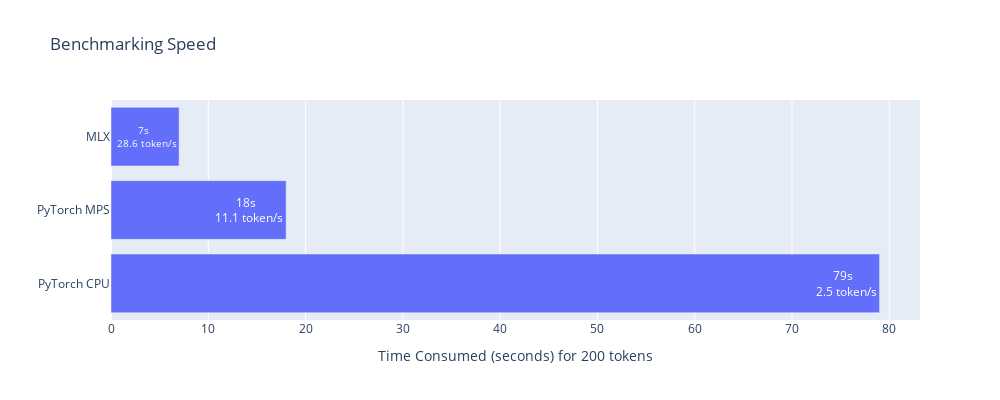

The notebook cell saved with this chart:
### Markdown cell above
# Bar chart for time

### Code cell
import plotly.graph_objects as go

devices = ["PyTorch CPU", "PyTorch MPS", "MLX"]
time_consumed = [79, 18, 7]  # measured

# Creating a bar chart
fig = go.Figure(data=[go.Bar(
    y=devices, x=time_consumed, orientation='h',
    textposition='inside',
    text=[f'{t}s <br> {round(200/t,1)} token/s' for t in time_consumed]
)])

# Adding title and labels
fig.update_layout(
    title="Benchmarking Speed",
    xaxis_title="Time Consumed (seconds) for 200 tokens",
    yaxis_title="",
    height=400, width=1000,
)


# Display the figure
fig.show()

### Figure 1 — Plotly figure (JSON) as saved in the notebook; plotly's stock layout.template omitted (floating-point values rounded to 4 significant figures)
{"data": [{"orientation": "h", "text": ["79s <br> 2.5 token/s", "18s <br> 11.1 token/s", "7s <br> 28.6 token/s"], "textposition": "inside", "type": "bar", "x": [79, 18, 7], "y": ["PyTorch CPU", "PyTorch MPS", "MLX"]}], "layout": {"height": 400, "title": {"text": "Benchmarking Speed"}, "width": 1000, "xaxis": {"title": {"text": "Time Consumed (seconds) for 200 tokens"}}, "yaxis": {"title": {"text": ""}}}}
